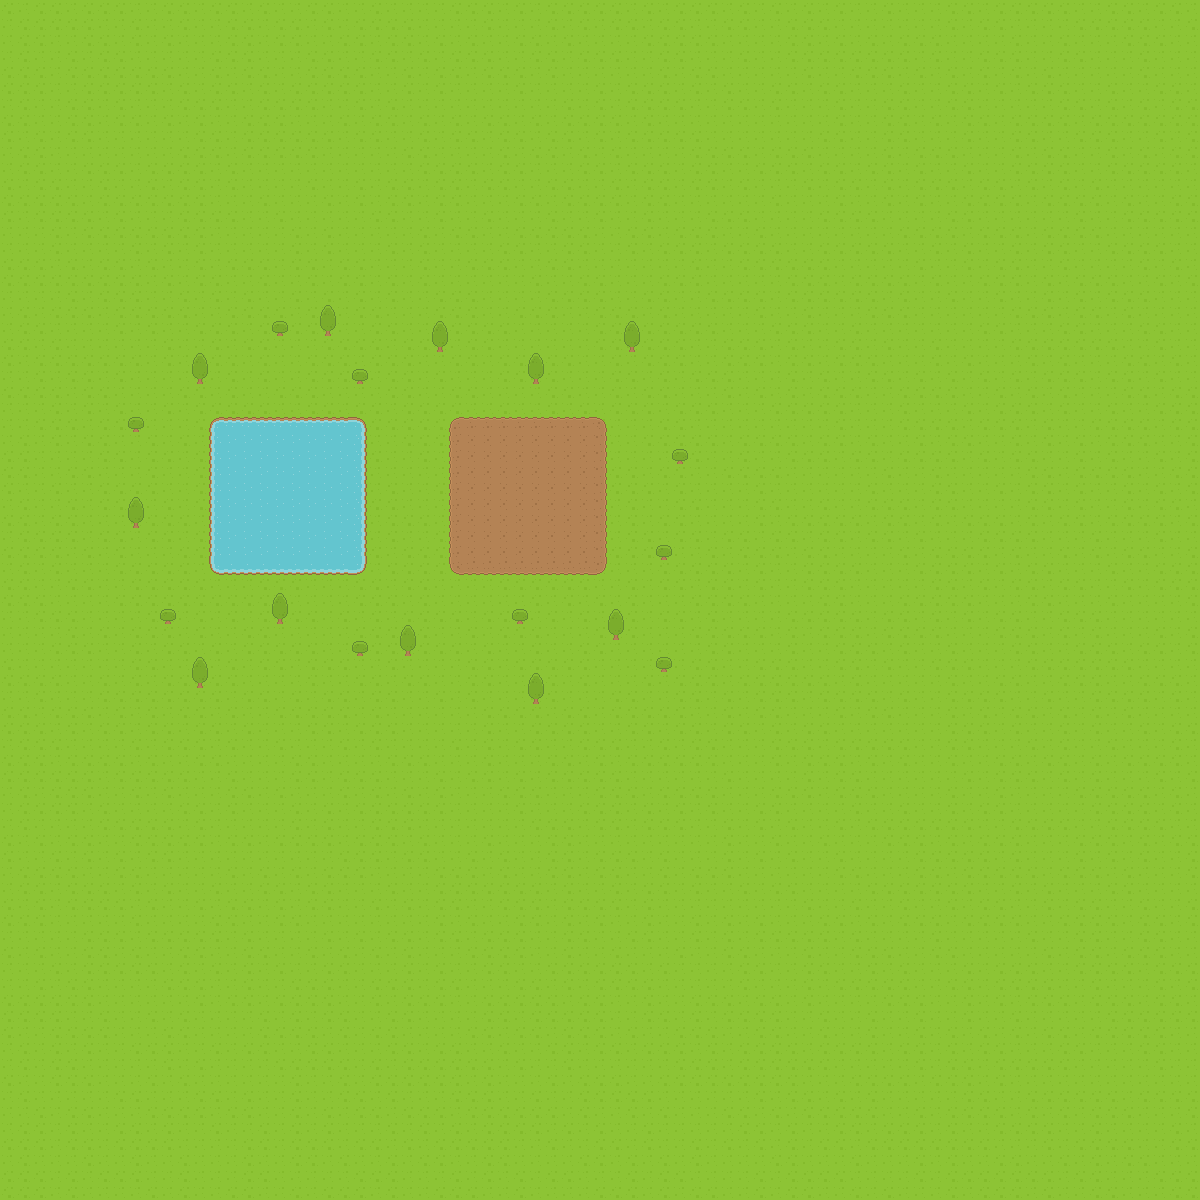

The image is a tile-based game level rendered from a .tmx file. Its description and source (layers, tilesets, objects; grid data summarised) follow:
An orthogonal 75x75 tile map with 16x16 px tiles, 3 tile layers (Tile Layer 1, Tile Layer 2, Objects) and 10 objects.

<map version="1.0" orientation="orthogonal" renderorder="left-down" width="75" height="75" tilewidth="16" tileheight="16" nextobjectid="1">
 <properties>
  <property name="unity:scale" value=".0625" />
 </properties>
 <tileset firstgid="1" name="base tileset" tilewidth="16" tileheight="16" spacing="1" tilecount="1767" columns="57">
  <image source="../../Background/Spritesheet/roguelikeSheet_transparent.png" width="968" height="526" />
  <terraintypes>
   <terrain name="Dirt" tile="578" />
  </terraintypes>
  <tile id="2">
   <objectgroup draworder="index">
    <object id="1" x="0.0909091" y="0" width="15.9091" height="15.8182" />
   </objectgroup>
  </tile>
  <tile id="3">
   <objectgroup draworder="index">
    <object id="1" x="0.0909091" y="0" width="15.8182" height="15.8182" />
   </objectgroup>
  </tile>
  <tile id="4">
   <objectgroup draworder="index">
    <object id="1" x="0" y="0.0909091" width="15.8182" height="15.8182" />
   </objectgroup>
  </tile>
  <tile id="59">
   <objectgroup draworder="index">
    <object id="1" x="0.0909091" y="0.0909091" width="15.8182" height="15.8182" />
   </objectgroup>
  </tile>
  <tile id="61">
   <objectgroup draworder="index">
    <object id="1" x="0" y="0.0909091" width="16" height="15.9091" />
   </objectgroup>
  </tile>
  <tile id="116">
   <objectgroup draworder="index">
    <object id="1" x="0" y="-0.0909091" width="15.9091" height="16" />
   </objectgroup>
  </tile>
  <tile id="117">
   <objectgroup draworder="index">
    <object id="8" x="0.0909091" y="-0.0909091" width="15.9091" height="15.9091" />
   </objectgroup>
  </tile>
  <tile id="118">
   <objectgroup draworder="index">
    <object id="1" x="0" y="0.0909091" width="15.7273" height="15.7273" />
   </objectgroup>
  </tile>
  <tile id="518" terrain="0,0,0," />
  <tile id="519" terrain="0,0,,0" />
  <tile id="520" terrain=",,,0" />
  <tile id="521" terrain=",,0,0" />
  <tile id="522" terrain=",,0," />
  <tile id="526">
   <objectgroup draworder="index">
    <object id="1" x="0" y="0" width="15.9091" height="15.9091" />
   </objectgroup>
  </tile>
  <tile id="575" terrain="0,,0,0" />
  <tile id="576" terrain=",0,0,0" />
  <tile id="577" terrain=",0,,0" />
  <tile id="578" terrain="0,0,0,0" />
  <tile id="579" terrain="0,,0," />
  <tile id="634" terrain=",0,," />
  <tile id="635" terrain="0,0,," />
  <tile id="636" terrain="0,,," />
  <tile id="640">
   <objectgroup draworder="index">
    <object id="1" x="-0.0909091" y="-0.272727" width="16.1818" height="16.2727" />
   </objectgroup>
  </tile>
 </tileset>
 <layer name="Tile Layer 1" width="75" height="75">
  <data>[5625 cells, 5625 non-empty, 11 distinct tile ids]</data>
 </layer>
 <layer name="Tile Layer 2" width="75" height="75">
  <data>[5625 cells, 100 non-empty, 9 distinct tile ids]</data>
 </layer>
 <layer name="Objects" width="75" height="75">
  <properties>
   <property name="unity:sortingLayerName" value="WorldObjects" />
  </properties>
  <data>[5625 cells, 31 non-empty, 3 distinct tile ids]</data>
 </layer>
</map>
